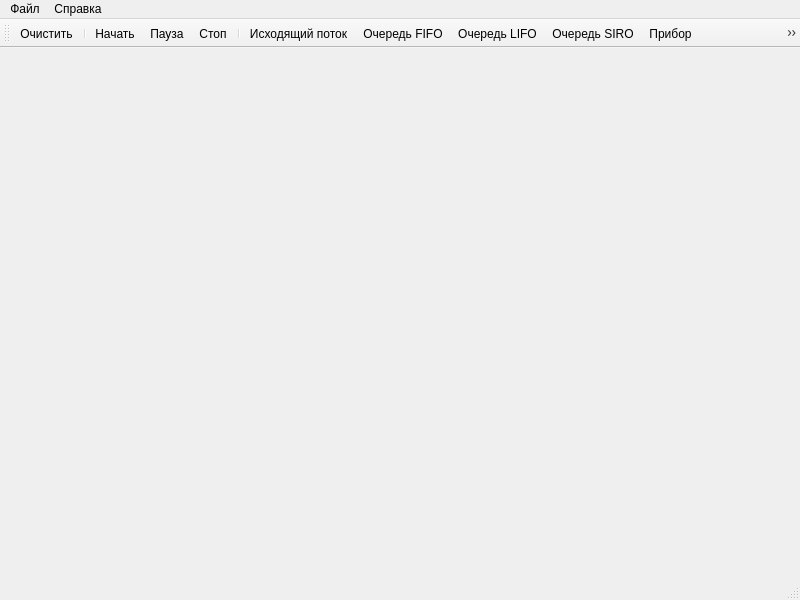
<?xml version="1.0" encoding="UTF-8"?>
<ui version="4.0">
 <class>MainWindow</class>
 <widget class="QMainWindow" name="MainWindow">
  <property name="geometry">
   <rect>
    <x>0</x>
    <y>0</y>
    <width>800</width>
    <height>600</height>
   </rect>
  </property>
  <property name="windowTitle">
   <string>MainWindow</string>
  </property>
  <property name="windowIcon">
   <iconset resource="res.qrc">
    <normaloff>:/icons/Icons/Qt.png</normaloff>:/icons/Icons/Qt.png</iconset>
  </property>
  <widget class="QWidget" name="centralwidget">
   <layout class="QVBoxLayout" name="verticalLayout">
    <item>
     <widget class="ModelView" name="modelView" native="true"/>
    </item>
   </layout>
  </widget>
  <widget class="QMenuBar" name="menubar">
   <property name="geometry">
    <rect>
     <x>0</x>
     <y>0</y>
     <width>800</width>
     <height>21</height>
    </rect>
   </property>
   <widget class="QMenu" name="menuFile">
    <property name="title">
     <string>Файл</string>
    </property>
    <addaction name="actionNew"/>
    <addaction name="separator"/>
    <addaction name="actionExit"/>
   </widget>
   <widget class="QMenu" name="menuHelp">
    <property name="title">
     <string>Справка</string>
    </property>
    <addaction name="actionAboutQt"/>
   </widget>
   <addaction name="menuFile"/>
   <addaction name="menuHelp"/>
  </widget>
  <widget class="QStatusBar" name="statusbar"/>
  <widget class="QToolBar" name="toolBar">
   <property name="windowTitle">
    <string>toolBar</string>
   </property>
   <attribute name="toolBarArea">
    <enum>TopToolBarArea</enum>
   </attribute>
   <attribute name="toolBarBreak">
    <bool>false</bool>
   </attribute>
   <addaction name="actionNew"/>
   <addaction name="separator"/>
   <addaction name="actionPlay"/>
   <addaction name="actionPause"/>
   <addaction name="actionStop"/>
   <addaction name="separator"/>
   <addaction name="actionAddOutputStream"/>
   <addaction name="actionAddFIFO"/>
   <addaction name="actionAddLIFO"/>
   <addaction name="actionAddSIRO"/>
   <addaction name="actionAddDevice"/>
   <addaction name="actionAddInputStream"/>
  </widget>
  <action name="actionExit">
   <property name="text">
    <string>Выход</string>
   </property>
   <property name="shortcut">
    <string>Ctrl+Q</string>
   </property>
  </action>
  <action name="actionNew">
   <property name="icon">
    <iconset resource="res.qrc">
     <normaloff>:/icons/Icons/new.png</normaloff>:/icons/Icons/new.png</iconset>
   </property>
   <property name="text">
    <string>Очистить</string>
   </property>
   <property name="toolTip">
    <string>Очистить сцену</string>
   </property>
   <property name="shortcut">
    <string>Ctrl+N</string>
   </property>
  </action>
  <action name="actionPlay">
   <property name="enabled">
    <bool>true</bool>
   </property>
   <property name="icon">
    <iconset resource="res.qrc">
     <normaloff>:/icons/Icons/Play-1-Hot-icon.png</normaloff>:/icons/Icons/Play-1-Hot-icon.png</iconset>
   </property>
   <property name="text">
    <string>Начать</string>
   </property>
   <property name="toolTip">
    <string>Начать моделирование</string>
   </property>
  </action>
  <action name="actionPause">
   <property name="enabled">
    <bool>true</bool>
   </property>
   <property name="icon">
    <iconset resource="res.qrc">
     <normaloff>:/icons/Icons/Pause-icon.png</normaloff>:/icons/Icons/Pause-icon.png</iconset>
   </property>
   <property name="text">
    <string>Пауза</string>
   </property>
  </action>
  <action name="actionStop">
   <property name="enabled">
    <bool>true</bool>
   </property>
   <property name="icon">
    <iconset resource="res.qrc">
     <normaloff>:/icons/Icons/stop-red-icon.png</normaloff>:/icons/Icons/stop-red-icon.png</iconset>
   </property>
   <property name="text">
    <string>Стоп</string>
   </property>
   <property name="toolTip">
    <string>Сброс</string>
   </property>
  </action>
  <action name="actionAddOutputStream">
   <property name="icon">
    <iconset resource="res.qrc">
     <normaloff>:/icons/Icons/box-out-icon.png</normaloff>:/icons/Icons/box-out-icon.png</iconset>
   </property>
   <property name="text">
    <string>Исходящий поток</string>
   </property>
   <property name="toolTip">
    <string>Исходящий поток</string>
   </property>
  </action>
  <action name="actionAddFIFO">
   <property name="icon">
    <iconset resource="res.qrc">
     <normaloff>:/icons/Icons/FIFO.png</normaloff>:/icons/Icons/FIFO.png</iconset>
   </property>
   <property name="text">
    <string>Очередь FIFO</string>
   </property>
   <property name="toolTip">
    <string>Добавить очередь FIFO</string>
   </property>
  </action>
  <action name="actionAddLIFO">
   <property name="icon">
    <iconset resource="res.qrc">
     <normaloff>:/icons/Icons/LIFO.png</normaloff>:/icons/Icons/LIFO.png</iconset>
   </property>
   <property name="text">
    <string>Очередь LIFO</string>
   </property>
   <property name="toolTip">
    <string>Добавить очередь LIFO</string>
   </property>
  </action>
  <action name="actionAddSIRO">
   <property name="icon">
    <iconset resource="res.qrc">
     <normaloff>:/icons/Icons/SIRO.png</normaloff>:/icons/Icons/SIRO.png</iconset>
   </property>
   <property name="text">
    <string>Очередь SIRO</string>
   </property>
   <property name="toolTip">
    <string>Добавить очередь SIRO</string>
   </property>
  </action>
  <action name="actionAddDevice">
   <property name="icon">
    <iconset resource="res.qrc">
     <normaloff>:/icons/Icons/Norton-System-Works-icon.png</normaloff>:/icons/Icons/Norton-System-Works-icon.png</iconset>
   </property>
   <property name="text">
    <string>Прибор</string>
   </property>
   <property name="toolTip">
    <string>Добавить прибор</string>
   </property>
  </action>
  <action name="actionAddInputStream">
   <property name="icon">
    <iconset resource="res.qrc">
     <normaloff>:/icons/Icons/box-in-icon.png</normaloff>:/icons/Icons/box-in-icon.png</iconset>
   </property>
   <property name="text">
    <string>Замыкающий поток</string>
   </property>
   <property name="toolTip">
    <string>Добавить замыкающий поток</string>
   </property>
  </action>
  <action name="actionAboutQt">
   <property name="text">
    <string>О Qt</string>
   </property>
  </action>
 </widget>
 <customwidgets>
  <customwidget>
   <class>ModelView</class>
   <extends>QWidget</extends>
   <header>modelview.h</header>
   <container>1</container>
   <slots>
    <slot>addOutputStream()</slot>
    <slot>addSIRO()</slot>
    <slot>addLIFO()</slot>
    <slot>addFIFO()</slot>
    <slot>addDevice()</slot>
    <slot>addInputStream()</slot>
   </slots>
  </customwidget>
 </customwidgets>
 <resources>
  <include location="res.qrc"/>
 </resources>
 <connections>
  <connection>
   <sender>actionExit</sender>
   <signal>triggered()</signal>
   <receiver>MainWindow</receiver>
   <slot>close()</slot>
   <hints>
    <hint type="sourcelabel">
     <x>-1</x>
     <y>-1</y>
    </hint>
    <hint type="destinationlabel">
     <x>399</x>
     <y>299</y>
    </hint>
   </hints>
  </connection>
  <connection>
   <sender>actionAddDevice</sender>
   <signal>triggered()</signal>
   <receiver>modelView</receiver>
   <slot>addDevice()</slot>
   <hints>
    <hint type="sourcelabel">
     <x>-1</x>
     <y>-1</y>
    </hint>
    <hint type="destinationlabel">
     <x>399</x>
     <y>316</y>
    </hint>
   </hints>
  </connection>
  <connection>
   <sender>actionAddFIFO</sender>
   <signal>triggered()</signal>
   <receiver>modelView</receiver>
   <slot>addFIFO()</slot>
   <hints>
    <hint type="sourcelabel">
     <x>-1</x>
     <y>-1</y>
    </hint>
    <hint type="destinationlabel">
     <x>399</x>
     <y>316</y>
    </hint>
   </hints>
  </connection>
  <connection>
   <sender>actionAddLIFO</sender>
   <signal>triggered()</signal>
   <receiver>modelView</receiver>
   <slot>addLIFO()</slot>
   <hints>
    <hint type="sourcelabel">
     <x>-1</x>
     <y>-1</y>
    </hint>
    <hint type="destinationlabel">
     <x>399</x>
     <y>316</y>
    </hint>
   </hints>
  </connection>
  <connection>
   <sender>actionAddOutputStream</sender>
   <signal>triggered()</signal>
   <receiver>modelView</receiver>
   <slot>addOutputStream()</slot>
   <hints>
    <hint type="sourcelabel">
     <x>-1</x>
     <y>-1</y>
    </hint>
    <hint type="destinationlabel">
     <x>399</x>
     <y>316</y>
    </hint>
   </hints>
  </connection>
  <connection>
   <sender>actionAddInputStream</sender>
   <signal>triggered()</signal>
   <receiver>modelView</receiver>
   <slot>addInputStream()</slot>
   <hints>
    <hint type="sourcelabel">
     <x>-1</x>
     <y>-1</y>
    </hint>
    <hint type="destinationlabel">
     <x>399</x>
     <y>316</y>
    </hint>
   </hints>
  </connection>
  <connection>
   <sender>actionAddSIRO</sender>
   <signal>triggered()</signal>
   <receiver>modelView</receiver>
   <slot>addSIRO()</slot>
   <hints>
    <hint type="sourcelabel">
     <x>-1</x>
     <y>-1</y>
    </hint>
    <hint type="destinationlabel">
     <x>399</x>
     <y>317</y>
    </hint>
   </hints>
  </connection>
 </connections>
</ui>
